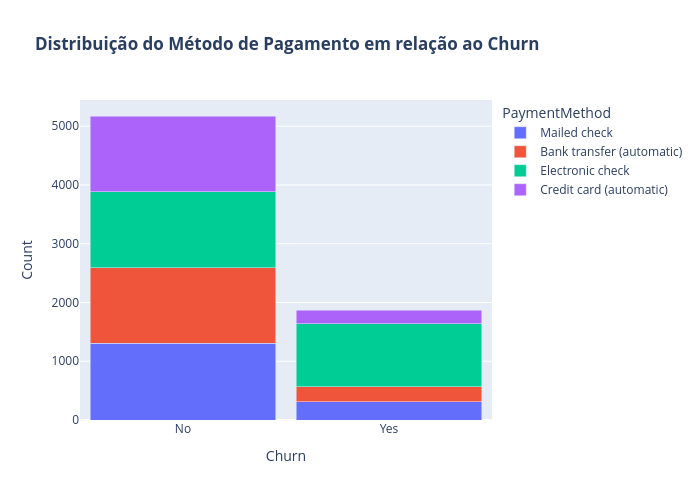

The notebook cell this image was saved under:
### Code cell
d6=d6.to_pandas().reset_index()
fig6 = px.bar(d6,x="Churn",y="Count", color="PaymentMethod", barmode="stack", title="<b>Distribuição do Método de Pagamento em relação ao Churn<b>")
fig6.update_layout(width=700, height=500, bargap=0.1)
fig6.show()

### Figure 1 — Plotly figure (JSON) as saved in the notebook; plotly's stock layout.template omitted (floating-point values rounded to 4 significant figures)
{"data": [{"hovertemplate": "PaymentMethod=Mailed check<br>Churn=%{x}<br>Count=%{y}<extra></extra>", "legendgroup": "Mailed check", "marker": {"color": "#636efa", "pattern": {"shape": ""}}, "name": "Mailed check", "orientation": "v", "showlegend": true, "textposition": "auto", "type": "bar", "x": ["No", "Yes"], "xaxis": "x", "y": [1304, 308], "yaxis": "y"}, {"hovertemplate": "PaymentMethod=Bank transfer (automatic)<br>Churn=%{x}<br>Count=%{y}<extra></extra>", "legendgroup": "Bank transfer (automatic)", "marker": {"color": "#EF553B", "pattern": {"shape": ""}}, "name": "Bank transfer (automatic)", "orientation": "v", "showlegend": true, "textposition": "auto", "type": "bar", "x": ["No", "Yes"], "xaxis": "x", "y": [1286, 258], "yaxis": "y"}, {"hovertemplate": "PaymentMethod=Electronic check<br>Churn=%{x}<br>Count=%{y}<extra></extra>", "legendgroup": "Electronic check", "marker": {"color": "#00cc96", "pattern": {"shape": ""}}, "name": "Electronic check", "orientation": "v", "showlegend": true, "textposition": "auto", "type": "bar", "x": ["No", "Yes"], "xaxis": "x", "y": [1294, 1071], "yaxis": "y"}, {"hovertemplate": "PaymentMethod=Credit card (automatic)<br>Churn=%{x}<br>Count=%{y}<extra></extra>", "legendgroup": "Credit card (automatic)", "marker": {"color": "#ab63fa", "pattern": {"shape": ""}}, "name": "Credit card (automatic)", "orientation": "v", "showlegend": true, "textposition": "auto", "type": "bar", "x": ["No", "Yes"], "xaxis": "x", "y": [1290, 232], "yaxis": "y"}], "layout": {"bargap": 0.1, "barmode": "stack", "height": 500, "legend": {"title": {"text": "PaymentMethod"}, "tracegroupgap": 0}, "title": {"text": "<b>Distribuição do Método de Pagamento em relação ao Churn<b>"}, "width": 700, "xaxis": {"anchor": "y", "autorange": true, "domain": [0, 1], "range": [-0.5, 1.5], "title": {"text": "Churn"}, "type": "category"}, "yaxis": {"anchor": "x", "autorange": true, "domain": [0, 1], "range": [0, 4.211], "title": {"text": "Count"}}}}
